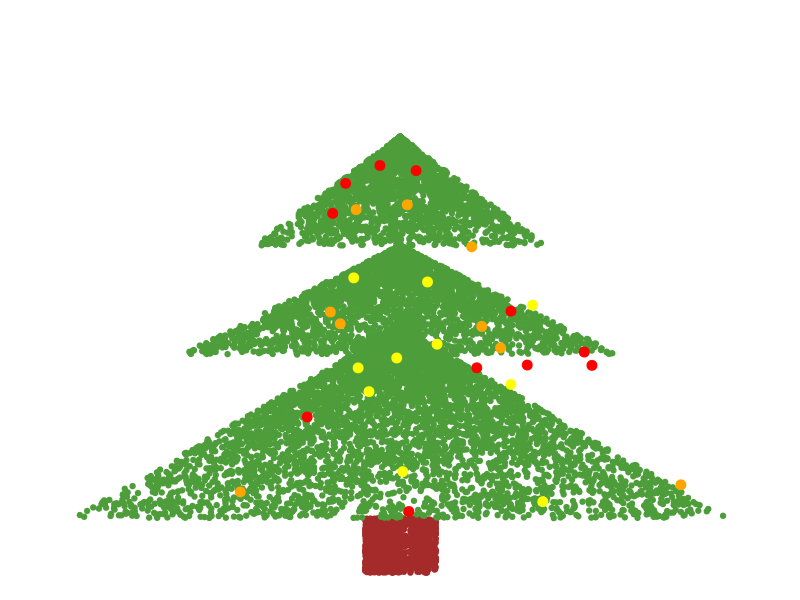
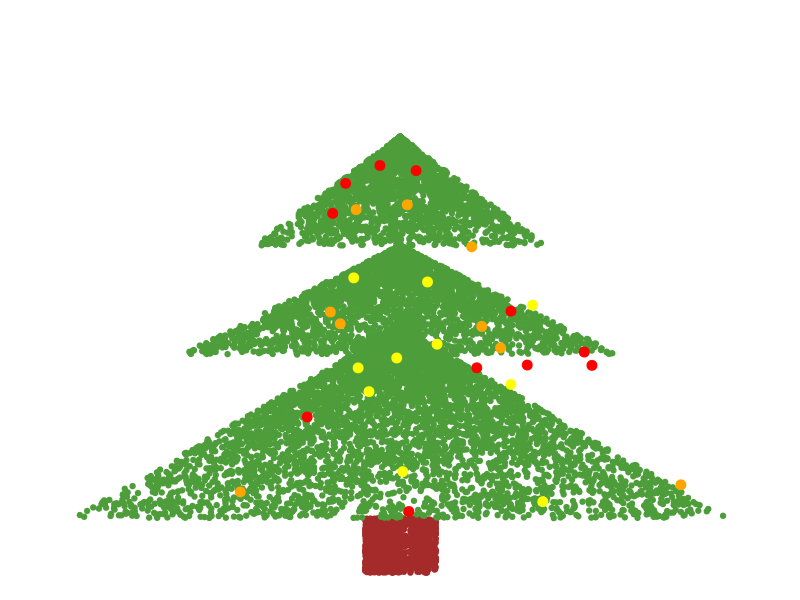

Reproduce these figures in R, in order.
library(ggplot2)
library(dplyr)

triangle <- function(n) {
  df <- data.frame(y=runif(n, 0, 1))
  df$x <- apply(df, 1, function(d) runif(1, d[1] - 1.001, 1.001 - d[1]))
  df
}

a_transform <- function(df, sx, sy, tx = 0, ty = 0) {
  df$x <- df$x * sx + tx
  df$y <- df$y * sy + ty
  return(df)
}

xmas_tree_green <- rbind(
  a_transform(triangle(5000), 9, 7, 0, 2),
  a_transform(triangle(3000), 6, 4, 0, 8),
  a_transform(triangle(2000), 4, 4, 0, 12)
)

xmas_tree_brown <- data.frame(x=runif(n=100, -1, 1), y=runif(1000, 0, 2))

decoration <- data.frame(y=runif(30, 2, 15))
decoration$x <- apply(decoration, 1, function(d){
  y <- d['y']
  samples <- xmas_tree_green[(xmas_tree_green$y < (y + 0.5)) & (xmas_tree_green$y > (y - 0.5)),]
  runif(1, min(samples$x), max(samples$x))
})
decoration$color <- factor(sample(1:3, size=30, replace = T))

ggplot(mapping = aes(x=x, y=y)) + 
  geom_point(data=xmas_tree_brown, color='brown') +
  geom_point(data=xmas_tree_green, color='#4d9e3a') +
  geom_point(data=decoration, aes(x=x, y=y, color=color), size=3) +
  scale_color_manual(values=c('red', 'orange', 'yellow')) +
  scale_x_continuous(limits=c(-10,10)) + scale_y_continuous(limits = c(0, 20)) + theme_void() +
  guides(color=F)

ggsave("Ugly Xmas tree.png")
